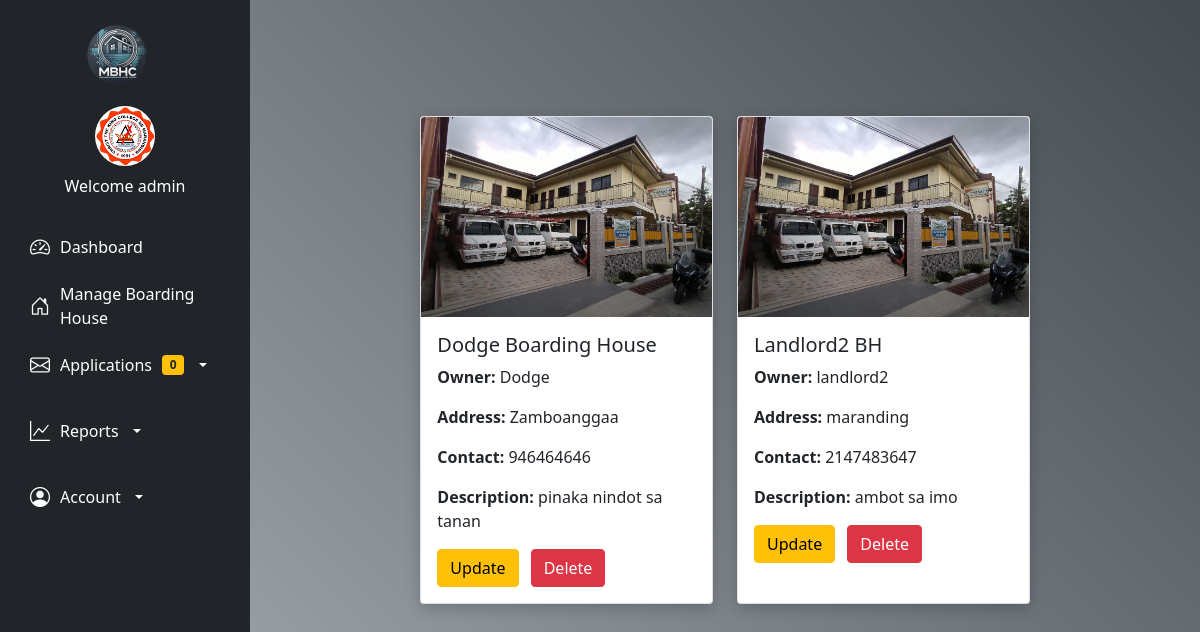
Page /manageboardinghouse.php (signed in) on the committed database.
### tables this page shows
CREATE TABLE `users` (
  `id` int(11) NOT NULL,
  `image` varchar(255) NOT NULL,
  `fname` varchar(50) NOT NULL,
  `lname` varchar(50) NOT NULL,
  `gender` varchar(255) NOT NULL,
  `tenant_status` varchar(255) NOT NULL,
  `school` varchar(255) NOT NULL,
  `uname` varchar(50) NOT NULL,
  `pass` varchar(50) NOT NULL,
  `role` varchar(50) NOT NULL,
  `hname` varchar(255) NOT NULL
);

CREATE TABLE `boardinghouses` (
  `id` int(11) NOT NULL,
  `owner` varchar(255) NOT NULL,
  `hname` varchar(25) NOT NULL,
  `haddress` varchar(25) NOT NULL,
  `contact_no` int(255) NOT NULL,
  `landlord` varchar(255) NOT NULL
);

CREATE TABLE `documents` (
  `id` int(255) NOT NULL,
  `bar_clear` varchar(255) NOT NULL,
  `bus_per` varchar(255) NOT NULL,
  `image` varchar(255) NOT NULL,
  `hname` varchar(255) NOT NULL,
  `owner` varchar(255) NOT NULL
);

CREATE TABLE `description` (
  `id` int(255) NOT NULL,
  `bh_description` varchar(255) NOT NULL,
  `hname` varchar(255) NOT NULL,
  `owner` varchar(255) NOT NULL
);

### manageboardinghouse.php (the view, shortened to what this page needs)
<?php
require 'php/connection.php';
?>
<!DOCTYPE html>
<html lang="en">
<head>
    <link href="https://cdn.jsdelivr.net/npm/bootstrap@5.0.2/dist/css/bootstrap.min.css" rel="stylesheet">
</head>
<body>
    <?php include 'navadmin.php'; ?>
    <div class="background">
        <div class="row row-cols-1 row-cols-md-3 g-4 justify-content-center row-container">
            <?php
                $query = "SELECT * FROM boardinghouses INNER JOIN documents ON boardinghouses.hname = documents.hname";
                $result = mysqli_query($conn, $query);
                while ($fetch = mysqli_fetch_assoc($result)) :
                    $hname = $fetch['hname'];
            ?>
                <div class="col">
                    <div class="card h-100">
                        <img src="<?php echo $fetch['image']; ?>" class="card-img-top" alt="Boarding House">
                        <div class="card-body">
                            <h5 class="card-title"><?php echo $fetch['hname']; ?></h5>
                            <p class="card-text"><strong>Owner:</strong> <?php echo $fetch['landlord']; ?></p>
                            <p class="card-text"><strong>Address:</strong> <?php echo $fetch['haddress']; ?></p>
                            <p class="card-text"><strong>Contact:</strong> <?php echo $fetch['contact_no']; ?></p>
                            <?php
                            $desquery = "SELECT * FROM description where hname = '$hname'";
                            $desresult = mysqli_query($conn, $desquery);
                            $desfetch = mysqli_fetch_assoc($desresult);
                            ?>
                            <p class="card-text"><strong>Description:</strong> <?php echo $desfetch['bh_description']; ?></p>
                            <div>
                                <?php if (!empty($_SESSION['uname']) && $_SESSION['role'] == 'admin') : ?>
                                    <a href="php/function.php?edit=<?php echo $fetch['id']; ?>" class="btn btn-warning me-2">Update</a>
                                    <button class="btn btn-danger delete" data-href="php/function.php?delete=<?php echo $fetch['id']; ?>" data-bs-toggle="modal" data-bs-target="#confirmDeleteModal">Delete</button>
                                <?php else : ?>
                                    <a href="boardinghouse.php?hname=<?php echo $hname; ?>" class="btn btn-primary">More Details</a>
                                <?php endif; ?>
                            </div>
                        </div>
                    </div>
                </div>
            <?php endwhile; ?>
        </div>
    </div>
</body>
</html>

### navadmin.php (shortened to what this page needs)
<!DOCTYPE html>
<html lang="en">
<head>
    <link href="https://cdn.jsdelivr.net/npm/bootstrap@5.0.2/dist/css/bootstrap.min.css" rel="stylesheet">
</head>
<body>
    <?php
        if(!empty($_SESSION['uname'])){
            $uname = $_SESSION['uname'];
            $query = "select * from users where uname = '$uname'";
            $result = mysqli_query($conn, $query);
            $fetch = mysqli_fetch_assoc($result);
        }
        $query = "SELECT COUNT(*) AS new_application FROM bhapplication WHERE status = 'Pending'";
        $result = mysqli_query($conn, $query);
        $row = mysqli_fetch_assoc($result);
        $newReservations = $row['new_application'];
    ?>
<!DOCTYPE html>
<html lang="en">
<head>
    <link href="https://cdn.jsdelivr.net/npm/bootstrap@5.0.2/dist/css/bootstrap.min.css" rel="stylesheet">
    <link href="https://cdn.jsdelivr.net/npm/bootstrap-icons/font/bootstrap-icons.css" rel="stylesheet">
</head>
<body>
    <nav class="sidebar bg-dark">
        <div class="navbar-brand text-center">
            <img src="/bhrm-main/images/0.png" alt="Logo" width="60" class="mb-3 rounded-circle">
        </div>
        <ul class="nav flex-column">
            <li class="nav-item text-center mb-4">
                <img class="rounded-circle mb-2" src="/bhrm-main/<?php echo $fetch['image'] ?? 'default.png'; ?>" alt="Profile" width="60" height="60">
                <span class="d-block text-white">Welcome <?php echo $fetch['fname'] ?? 'Guest'; ?></span>
            </li>
            <li class="nav-item">
                <a class="nav-link" href="/bhrm-main/dashboardadmin.php">
                    <i class="bi bi-speedometer2"></i>
                    <span>Dashboard</span>
                </a>
            </li>
            <li class="nav-item">
                <a class="nav-link" href="/bhrm-main/manageboardinghouse.php">
                    <i class="bi bi-house-door"></i>
                    <span>Manage Boarding House</span>
                </a>
            </li>
            <li class="nav-item dropdown">
                <a class="nav-link dropdown-toggle" href="#" id="applicationsDropdown" role="button" data-bs-toggle="dropdown" aria-expanded="false">
                    <i class="bi bi-envelope"></i>
                    <span>Applications</span>
                    <span class="badge bg-warning text-dark"><?php echo $newReservations; ?></span>
                </a>
            </li>
            <li class="nav-item dropdown mt-3">
                <a class="nav-link text-white dropdown-toggle" href="#" id="reportsMenu" role="button">
                    <i class="bi bi-graph-up"></i>
                    <span>Reports</span>
                </a>
            </li>
            <li class="nav-item dropdown mt-3">
                <a class="nav-link text-white dropdown-toggle" href="#" id="accountMenu" role="button">
                    <i class="bi bi-person-circle"></i>
                    <span>Account</span>
                </a>
            </li>
        </ul>
    </nav>
</body>
</html>

### manageboardinghouse.php (style rules this page uses)
.background { background: linear-gradient(45deg, #343a40, #aeb5bb, #343a40, #ffffff); background-size: 400% 400%; animation: gradientAnimation 15s ease infinite; min-height: 100vh; background-repeat: no-repeat; background-position: center; display: flex; justify-content: center; align-items: center; flex-direction: column; padding-bottom: 80px; }
.card { border: none; border-radius: 8px; overflow: hidden; box-shadow: 0px 4px 15px rgba(0, 0, 0, 0.2); transition: transform 0.2s ease, box-shadow 0.2s ease; }
.card img { width: 100%; height: 200px; object-fit: cover; }
.row-container { margin-top: 20px; max-width: 1200px; width: 100%; }

### navadmin.php (style rules this page uses)
body { margin-left: 250px; transition: margin-left 0.3s ease; }
.sidebar { position: fixed; top: 0; left: 0; height: 100vh; width: 250px; background-color: #343a40; padding: 20px 15px; z-index: 1000; overflow-y: auto; transition: all 0.3s ease; }
.sidebar .nav-link { color: white; display: flex; align-items: center; font-size: 16px; padding: 10px 15px; gap: 10px; border-radius: 5px; transition: all 0.3s ease; }
.sidebar .nav-link i { font-size: 20px; }

### rows in the picture
users: image (picture), fname "admin"
boardinghouses: documents.image (picture), documents.hname "Dodge Boarding House", landlord "Dodge", haddress "Zamboanggaa", contact_no "946464646", description.bh_description "pinaka nindot sa tanan"
boardinghouses: documents.image (picture), documents.hname "Landlord2 BH", landlord "landlord2", haddress "maranding", contact_no "2147483647", description.bh_description "ambot sa imo"

### other values in the picture
$newReservations "0"
